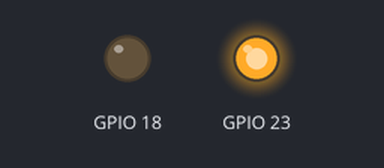
Bench run of a program on a simulated ESP32 board running MicroPython. Parts: output pins drawn as LEDs (lit = HIGH). No radio messages arrive unless stated (any console line starting 'radio sent:' is added by the test bench); library files of the repository ran but are not shown: sx127x.py; pins used as bus, display or sensor lines are not drawn; what the program prints to the serial console is not drawn.

Above: at 0.1 s.
Timing chart, 0 to 1.6 s (numbered marks = the images above):
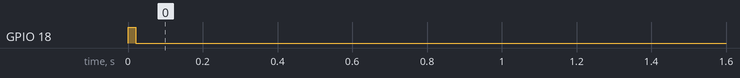

The program:

main.py
```python
from sx127x import SX127x
from lora import LoRa
import time
import ubinascii
from config_ttn import *

# Inicializar el módulo RFM95 en TTGO LoRa V1.6
lora_module = SX127x(freq=868.0)  # Frecuencia para Europa

# Configuración LoRaWAN (reemplaza con tus claves de TTN)
dev_addr = ubinascii.unhexlify(DEV_ADDRESS)  # Device Address
nwk_skey = ubinascii.unhexlify(NWKSKEY)  # Network Session Key
app_skey = ubinascii.unhexlify(APPSKEY)  # App Session Key

# Inicializar LoRaWAN
lora = LoRa(lora_module)
lora.init(mode=LoRa.LORAWAN, region=LoRa.EU868, device_address=dev_addr, network_key=nwk_skey, app_key=app_skey)

# Contador de tramas
fcnt = 0

# Función para enviar datos
def send_data(payload):
    global fcnt
    lora.send(payload, fcnt, port=1)
    fcnt += 1
    print("Datos enviados:", payload)

# Bucle principal
while True:
    payload = "Hola TTN desde TTGO LoRa V1.6!"
    send_data(payload.encode())
    time.sleep(20)  # Espera 60 segundos entre envíos
```

lora.py
```python
from sx127x import SX127x
import time
import ubinascii

class LoRa:
    LORAWAN = 1
    EU868 = 1

    def __init__(self, sx127x):
        self.sx127x = sx127x
        self.dev_addr = None
        self.nwk_skey = None
        self.app_skey = None

    def init(self, mode, region, device_address, network_key, app_key):
        if mode != self.LORAWAN or region != self.EU868:
            raise Exception("Solo se soporta LoRaWAN en EU868 por ahora")
        self.dev_addr = device_address
        self.nwk_skey = network_key
        self.app_skey = app_key

    def send(self, payload, fcnt, port=1):
        # Construir trama LoRaWAN básica (MHDR + DevAddr + FCtrl + FCnt + Port + Payload)
        mhdr = bytes([0x40])  # Unconfirmed Data Up
        fctrl = bytes([0x00])  # Sin opciones adicionales
        fcnt_bytes = fcnt.to_bytes(2, 'little')  # Contador de 16 bits

        frame = mhdr + self.dev_addr + fctrl + fcnt_bytes + bytes([port]) + payload

        # Calcular MIC (simplificado para ABP con Frame Counter Checks desactivado)
        mic = self._calculate_mic(frame)
        frame += mic

        # Enviar la trama
        self.sx127x.send(frame)

    def _calculate_mic(self, frame):
        # Simplificación: MIC dummy, ajustar con AES-CMAC si es necesario
        return bytes([0x00, 0x00, 0x00, 0x00])
```

config_ttn.py
```python
# DevEUI 70B3D57ED006E791
# Device Address 260B20D2
DEV_ADDRESS = '260B20D2'
# AppSKey 7ED24AED2D498058E71D372559D2C815
APPSKEY = '7ED24AED2D498058E71D372559D2C815'
# NwkSKey 380C5E6DF30176E845681DD9714FF596
NWKSKEY = '380C5E6DF30176E845681DD9714FF596'
```
